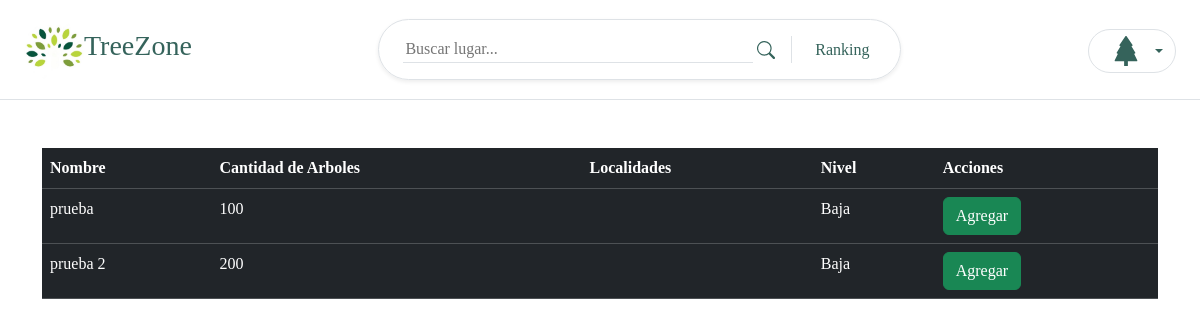
The page /scripts/favorites/create.php (signed in) on the database as committed earlier.
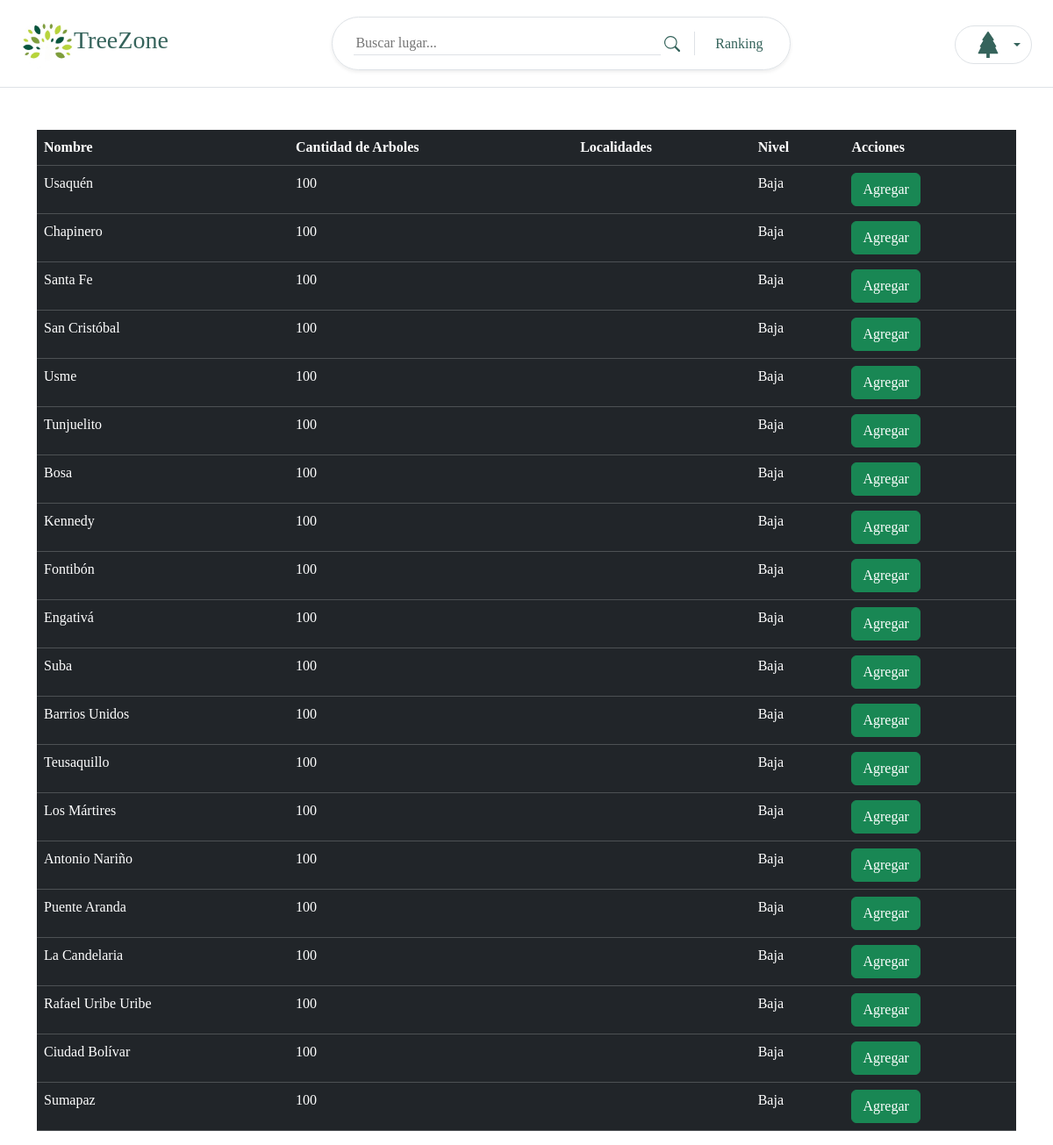
The same page on the database as committed later.
### tables this page shows
CREATE TABLE `sectors` (
  `id` int(11) NOT NULL,
  `name` varchar(255) NOT NULL,
  `amount_trees` int(11) NOT NULL,
  `length` varchar(10) NOT NULL,
  `latlng` varchar(10) NOT NULL,
  `id_airs` int(11) NOT NULL
);

CREATE TABLE `airs` (
  `id` int(11) NOT NULL,
  `level` varchar(11) NOT NULL
);

### scripts/user.php (called while the page is built, shortened)
<?php
class user{
    public static function encontrarUsuario($id){
        $conexion = new Conexion();
        $sql = "SELECT * FROM users WHERE id = '$id'";
        $stmt = $conexion->prepare($sql);
        $stmt->execute();
        if ($stmt != null) {
                while ($fila= $stmt->fetchAll()) {
                    $usuario[] =$fila;
                }
                return $usuario[0];
        }else{
            return false;
        }
    }
}
?>

### scripts/sectors/sector.php (called while the page is built, shortened)
<?php
class sector{
    public static function all(){
            $conexion = new Conexion();
            $consulta = $conexion->prepare('SELECT sectors.*, airs.level FROM `sectors` INNER JOIN airs ON airs.id = sectors.id_airs;');
            $consulta->execute();
            $airs = $consulta->fetchAll();
            return $airs;
    }
}
?>

### scripts/favorites/create.php (the view, shortened to what this page needs)
<?php
include '../sectors/sector.php';
include '../user.php';
$id = $_SESSION['id'];
$usuario = user::encontrarUsuario($id);
if (!$usuario == null) {
$sectors = sector::all();
?>
<!DOCTYPE html>
<html lang="en">
<head>
    <link rel="stylesheet" href="../styles/styles.css">
    <link rel="stylesheet" href="../styles/main.css">
    <link href="https://cdn.jsdelivr.net/npm/bootstrap@5.3.1/dist/css/bootstrap.min.css" rel="stylesheet">
    <link href="https://db.onlinewebfonts.com/c/85a73fc9e7be7b2f8e14a17362711b9f?family=MotoyaExBirch+W6" rel="stylesheet">
    <link href="https://db.onlinewebfonts.com/c/2113f701d3f2c47b990581da409548ae?family=Bio+Sans+W04+Regular" rel="stylesheet">
</head>
<body class="overflow-x-hidden" style="font-family: Bio Sans W04 Regular;">
    <header class="top-0 start-0 w-100 bg-white px-4 py-2 d-flex justify-content-between align-items-center border-bottom" style="height: 100px;">
        <div class="logo d-flex align-items-center">
            <img src="./../../assets/img/TreeZone icon1.jpg " class="rounded-circle" style="width: 60px; height: 60px;">
            <h3 style="font-family: MotoyaExBirch W6; color: #35635b;">TreeZone</h1>
        </div>
        <div class="navbar py-3 px-2 border rounded-pill shadow-sm">
            <nav>
                <span class="navbar__opc d-flex align-items-center">
                    <div class="buscar px-3 border-end">
                        <input type="text" placeholder="Buscar lugar..." class="border-0 border-bottom" style="width: 350px;">
                    </div>
                    <button class="raking px-3 justify-content-center" style="background: none;border: 0; width: 100px; color: #35635b;font-weight:500;" data-bs-toggle="modal" data-bs-target="#ranking">Ranking</button>
                </span>
            </nav>
        </div>
        <div class="contenedor--usuario h-50">
            <div class="usuario dropdown">
                <button class="btn dropdown-toggle border rounded-pill d-flex align-items-center" style="color: #35635b;" type="button" id="dropdownUser" data-bs-toggle="dropdown" aria-haspopup="true" aria-expanded="false">
                </button>
            </div>
        </div>
    </header>
    <div class="container mt-5">
        <div class="table-responsive">
            <table class="table table-dark">
                <thead>
                    <tr>
                        <th scope="col">Nombre</th>
                        <th scope="col">Cantidad de Arboles</th>
                        <th scope="col">Localidades</th>
                        <th scope="col">Nivel</th>
                        <th scope="col">Acciones</th>
                    </tr>
                </thead>
                <tbody>
                    <?php
                    foreach ($sectors as $sector) {
                    ?>
                    <tr class="">
                        <td><?php echo $sector['name'] ?></td>
                        <td><?php echo $sector['amount_trees'] ?></td>
                        <td><?php echo $sector['locality'] ?></td>
                        <td><?php echo $sector['level'] ?></td>
                        <td><form action="add.php" method="post">
                            <input type="submit" value="Agregar" class="btn btn-success">
                        </form></td>
                    </tr>
                    <?php } ?>
                </tbody>
            </table>
        </div>
    </div>
</body>
</html>
<?php
}else{
    die("Debes iniciar Sesion");
}
?>

Rows that differ between the two databases and show on the page:
removed sectors: name "prueba", amount_trees "100", id_airs.level "Baja"
removed sectors: name "prueba 2", amount_trees "200", id_airs.level "Baja"
added sectors: name "Usaquén", amount_trees "100", id_airs.level "Baja"
added sectors: name "Chapinero", amount_trees "100", id_airs.level "Baja"
added sectors: name "Santa Fe", amount_trees "100", id_airs.level "Baja"
added sectors: name "San Cristóbal", amount_trees "100", id_airs.level "Baja"
added sectors: name "Usme", amount_trees "100", id_airs.level "Baja"
added sectors: name "Tunjuelito", amount_trees "100", id_airs.level "Baja"
added sectors: name "Bosa", amount_trees "100", id_airs.level "Baja"
added sectors: name "Kennedy", amount_trees "100", id_airs.level "Baja"
added sectors: name "Fontibón", amount_trees "100", id_airs.level "Baja"
added sectors: name "Engativá", amount_trees "100", id_airs.level "Baja"
added sectors: name "Suba", amount_trees "100", id_airs.level "Baja"
added sectors: name "Barrios Unidos", amount_trees "100", id_airs.level "Baja"
added sectors: name "Teusaquillo", amount_trees "100", id_airs.level "Baja"
added sectors: name "Los Mártires", amount_trees "100", id_airs.level "Baja"
added sectors: name "Antonio Nariño", amount_trees "100", id_airs.level "Baja"
added sectors: name "Puente Aranda", amount_trees "100", id_airs.level "Baja"
added sectors: name "La Candelaria", amount_trees "100", id_airs.level "Baja"
added sectors: name "Rafael Uribe Uribe", amount_trees "100", id_airs.level "Baja"
added sectors: name "Ciudad Bolívar", amount_trees "100", id_airs.level "Baja"
added sectors: name "Sumapaz", amount_trees "100", id_airs.level "Baja"
